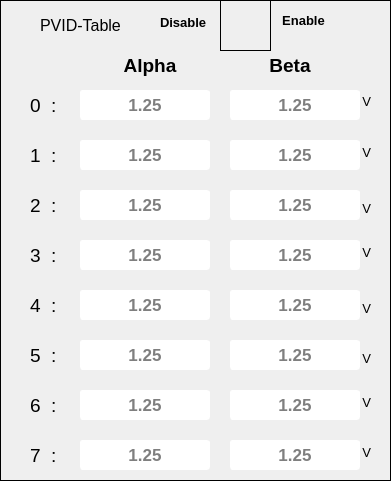
    <widget class="QFrame" name="frame">
     <property name="geometry">
      <rect>
       <x>610</x>
       <y>130</y>
       <width>391</width>
       <height>481</height>
      </rect>
     </property>
     <property name="styleSheet">
      <string notr="true">border: 1px solid black;</string>
     </property>
     <property name="frameShape">
      <enum>QFrame::StyledPanel</enum>
     </property>
     <property name="frameShadow">
      <enum>QFrame::Raised</enum>
     </property>
     <widget class="QLineEdit" name="lineEdit_PVID_A_6">
      <property name="geometry">
       <rect>
        <x>80</x>
        <y>390</y>
        <width>130</width>
        <height>30</height>
       </rect>
      </property>
      <property name="font">
       <font>
        <pointsize>13</pointsize>
        <weight>75</weight>
        <bold>true</bold>
       </font>
      </property>
      <property name="styleSheet">
       <string notr="true">QLineEdit{
	background-color: rgb(255, 255, 255);
	color: rgb(0, 0, 0);
border:1px solid white;
border-radius:3px;
}

QLineEdit::hover{
border:2px solid  rgb(173, 77, 12);
}

QLineEdit::focus{
border:2px solid red;
	background-color: rgb(255, 173, 101);
}</string>
      </property>
      <property name="alignment">
       <set>Qt::AlignCenter</set>
      </property>
      <property name="placeholderText">
       <string>1.25</string>
      </property>
     </widget>
     <widget class="QLabel" name="label_RailA_18">
      <property name="geometry">
       <rect>
        <x>30</x>
        <y>90</y>
        <width>31</width>
        <height>30</height>
       </rect>
      </property>
      <property name="font">
       <font>
        <family>Arial</family>
        <pointsize>14</pointsize>
       </font>
      </property>
      <property name="styleSheet">
       <string notr="true">border: none;
color: rgb(0, 0, 0);</string>
      </property>
      <property name="frameShape">
       <enum>QFrame::NoFrame</enum>
      </property>
      <property name="text">
       <string>0  :</string>
      </property>
      <property name="alignment">
       <set>Qt::AlignLeading|Qt::AlignLeft|Qt::AlignVCenter</set>
      </property>
     </widget>
     <widget class="QLineEdit" name="lineEdit_PVID_A_7">
      <property name="geometry">
       <rect>
        <x>80</x>
        <y>440</y>
        <width>130</width>
        <height>30</height>
       </rect>
      </property>
      <property name="font">
       <font>
        <pointsize>13</pointsize>
        <weight>75</weight>
        <bold>true</bold>
       </font>
      </property>
      <property name="styleSheet">
       <string notr="true">QLineEdit{
	background-color: rgb(255, 255, 255);
	color: rgb(0, 0, 0);
border:1px solid white;
border-radius:3px;
}

QLineEdit::hover{
border:2px solid  rgb(173, 77, 12);
}

QLineEdit::focus{
border:2px solid red;
	background-color: rgb(255, 173, 101);
}</string>
      </property>
      <property name="alignment">
       <set>Qt::AlignCenter</set>
      </property>
      <property name="placeholderText">
       <string>1.25</string>
      </property>
     </widget>
     <widget class="QLineEdit" name="lineEdit_PVID_B_6">
      <property name="geometry">
       <rect>
        <x>230</x>
        <y>390</y>
        <width>130</width>
        <height>30</height>
       </rect>
      </property>
      <property name="font">
       <font>
        <pointsize>13</pointsize>
        <weight>75</weight>
        <bold>true</bold>
       </font>
      </property>
      <property name="styleSheet">
       <string notr="true">QLineEdit{
	background-color: rgb(255, 255, 255);
	color: rgb(0, 0, 0);
border:1px solid white;
border-radius:3px;
}

QLineEdit::hover{
border:2px solid  rgb(173, 77, 12);
}

QLineEdit::focus{
border:2px solid red;
	background-color: rgb(255, 173, 101);
}</string>
      </property>
      <property name="alignment">
       <set>Qt::AlignCenter</set>
      </property>
      <property name="placeholderText">
       <string>1.25</string>
      </property>
     </widget>
     <widget class="QLineEdit" name="lineEdit_PVID_A_3">
      <property name="geometry">
       <rect>
        <x>80</x>
        <y>240</y>
        <width>130</width>
        <height>30</height>
       </rect>
      </property>
      <property name="font">
       <font>
        <pointsize>13</pointsize>
        <weight>75</weight>
        <bold>true</bold>
       </font>
      </property>
      <property name="styleSheet">
       <string notr="true">QLineEdit{
	background-color: rgb(255, 255, 255);
	color: rgb(0, 0, 0);
border:1px solid white;
border-radius:3px;
}

QLineEdit::hover{
border:2px solid  rgb(173, 77, 12);
}

QLineEdit::focus{
border:2px solid red;
	background-color: rgb(255, 173, 101);
}</string>
      </property>
      <property name="alignment">
       <set>Qt::AlignCenter</set>
      </property>
      <property name="placeholderText">
       <string>1.25</string>
      </property>
     </widget>
     <widget class="QLineEdit" name="lineEdit_PVID_B_1">
      <property name="geometry">
       <rect>
        <x>230</x>
        <y>140</y>
        <width>130</width>
        <height>30</height>
       </rect>
      </property>
      <property name="font">
       <font>
        <pointsize>13</pointsize>
        <weight>75</weight>
        <bold>true</bold>
       </font>
      </property>
      <property name="styleSheet">
       <string notr="true">QLineEdit{
	background-color: rgb(255, 255, 255);
	color: rgb(0, 0, 0);
border:1px solid white;
border-radius:3px;
}

QLineEdit::hover{
border:2px solid  rgb(173, 77, 12);
}

QLineEdit::focus{
border:2px solid red;
	background-color: rgb(255, 173, 101);
}</string>
      </property>
      <property name="alignment">
       <set>Qt::AlignCenter</set>
      </property>
      <property name="placeholderText">
       <string>1.25</string>
      </property>
     </widget>
     <widget class="QPushButton" name="pushButton_Enable_APD_railA">
      <property name="geometry">
       <rect>
        <x>220</x>
        <y>0</y>
        <width>51</width>
        <height>51</height>
       </rect>
      </property>
      <property name="mouseTracking">
       <bool>true</bool>
      </property>
      <property name="tabletTracking">
       <bool>true</bool>
      </property>
      <property name="styleSheet">
       <string notr="true">QPushButton{
border-image: url(:/C:/Users/MukeshChaudhary/PycharmProjects/pythonProject/GUI_IMAGE/but0.png);
}


QPushButton::hover {
border-image: url(:/C:/Users/MukeshChaudhary/PycharmProjects/pythonProject/GUI_IMAGE/but0_hover.png);
	}
</string>
      </property>
      <property name="text">
       <string/>
      </property>
      <property name="checkable">
       <bool>true</bool>
      </property>
      <property name="default">
       <bool>true</bool>
      </property>
     </widget>
     <widget class="QLabel" name="label_RailA_20">
      <property name="geometry">
       <rect>
        <x>30</x>
        <y>190</y>
        <width>31</width>
        <height>30</height>
       </rect>
      </property>
      <property name="font">
       <font>
        <family>Arial</family>
        <pointsize>14</pointsize>
       </font>
      </property>
      <property name="styleSheet">
       <string notr="true">border: none;
color: rgb(0, 0, 0);</string>
      </property>
      <property name="frameShape">
       <enum>QFrame::NoFrame</enum>
      </property>
      <property name="text">
       <string>2  :</string>
      </property>
      <property name="alignment">
       <set>Qt::AlignLeading|Qt::AlignLeft|Qt::AlignVCenter</set>
      </property>
     </widget>
     <widget class="QLineEdit" name="lineEdit_PVID_A_4">
      <property name="geometry">
       <rect>
        <x>80</x>
        <y>290</y>
        <width>130</width>
        <height>30</height>
       </rect>
      </property>
      <property name="font">
       <font>
        <pointsize>13</pointsize>
        <weight>75</weight>
        <bold>true</bold>
       </font>
      </property>
      <property name="styleSheet">
       <string notr="true">QLineEdit{
	background-color: rgb(255, 255, 255);
	color: rgb(0, 0, 0);
border:1px solid white;
border-radius:3px;
}

QLineEdit::hover{
border:2px solid  rgb(173, 77, 12);
}

QLineEdit::focus{
border:2px solid red;
	background-color: rgb(255, 173, 101);
}</string>
      </property>
      <property name="alignment">
       <set>Qt::AlignCenter</set>
      </property>
      <property name="placeholderText">
       <string>1.25</string>
      </property>
     </widget>
     <widget class="QLineEdit" name="lineEdit_PVID_A_0">
      <property name="geometry">
       <rect>
        <x>80</x>
        <y>90</y>
        <width>130</width>
        <height>30</height>
       </rect>
      </property>
      <property name="font">
       <font>
        <pointsize>13</pointsize>
        <weight>75</weight>
        <bold>true</bold>
       </font>
      </property>
      <property name="styleSheet">
       <string notr="true">QLineEdit{
	background-color: rgb(255, 255, 255);
	color: rgb(0, 0, 0);
border:1px solid white;
border-radius:3px;
}

QLineEdit::hover{
border:2px solid  rgb(173, 77, 12);
}

QLineEdit::focus{
border:2px solid red;
	background-color: rgb(255, 173, 101);
}</string>
      </property>
      <property name="alignment">
       <set>Qt::AlignCenter</set>
      </property>
      <property name="placeholderText">
       <string>1.25</string>
      </property>
     </widget>
     <widget class="QLineEdit" name="lineEdit_PVID_B_3">
      <property name="geometry">
       <rect>
        <x>230</x>
        <y>240</y>
        <width>130</width>
        <height>30</height>
       </rect>
      </property>
      <property name="font">
       <font>
        <pointsize>13</pointsize>
        <weight>75</weight>
        <bold>true</bold>
       </font>
      </property>
      <property name="styleSheet">
       <string notr="true">QLineEdit{
	background-color: rgb(255, 255, 255);
	color: rgb(0, 0, 0);
border:1px solid white;
border-radius:3px;
}

QLineEdit::hover{
border:2px solid  rgb(173, 77, 12);
}

QLineEdit::focus{
border:2px solid red;
	background-color: rgb(255, 173, 101);
}</string>
      </property>
      <property name="alignment">
       <set>Qt::AlignCenter</set>
      </property>
      <property name="placeholderText">
       <string>1.25</string>
      </property>
     </widget>
     <widget class="QLineEdit" name="lineEdit_PVID_A_5">
      <property name="geometry">
       <rect>
        <x>80</x>
        <y>340</y>
        <width>130</width>
        <height>30</height>
       </rect>
      </property>
      <property name="font">
       <font>
        <pointsize>13</pointsize>
        <weight>75</weight>
        <bold>true</bold>
       </font>
      </property>
      <property name="styleSheet">
       <string notr="true">QLineEdit{
	background-color: rgb(255, 255, 255);
	color: rgb(0, 0, 0);
border:1px solid white;
border-radius:3px;
}

QLineEdit::hover{
border:2px solid  rgb(173, 77, 12);
}

QLineEdit::focus{
border:2px solid red;
	background-color: rgb(255, 173, 101);
}</string>
      </property>
      <property name="alignment">
       <set>Qt::AlignCenter</set>
      </property>
      <property name="placeholderText">
       <string>1.25</string>
      </property>
     </widget>
     <widget class="QLineEdit" name="lineEdit_PVID_A_2">
      <property name="geometry">
       <rect>
        <x>80</x>
        <y>190</y>
        <width>130</width>
        <height>30</height>
       </rect>
      </property>
      <property name="font">
       <font>
        <pointsize>13</pointsize>
        <weight>75</weight>
        <bold>true</bold>
       </font>
      </property>
      <property name="styleSheet">
       <string notr="true">QLineEdit{
	background-color: rgb(255, 255, 255);
	color: rgb(0, 0, 0);
border:1px solid white;
border-radius:3px;
}

QLineEdit::hover{
border:2px solid  rgb(173, 77, 12);
}

QLineEdit::focus{
border:2px solid red;
	background-color: rgb(255, 173, 101);
}</string>
      </property>
      <property name="alignment">
       <set>Qt::AlignCenter</set>
      </property>
      <property name="placeholderText">
       <string>1.25</string>
      </property>
     </widget>
     <widget class="QLineEdit" name="lineEdit_PVID_B_0">
      <property name="geometry">
       <rect>
        <x>230</x>
        <y>90</y>
        <width>130</width>
        <height>30</height>
       </rect>
      </property>
      <property name="font">
       <font>
        <pointsize>13</pointsize>
        <weight>75</weight>
        <bold>true</bold>
       </font>
      </property>
      <property name="styleSheet">
       <string notr="true">QLineEdit{
	background-color: rgb(255, 255, 255);
	color: rgb(0, 0, 0);
border:1px solid white;
border-radius:3px;
}

QLineEdit::hover{
border:2px solid  rgb(173, 77, 12);
}

QLineEdit::focus{
border:2px solid red;
	background-color: rgb(255, 173, 101);
}</string>
      </property>
      <property name="alignment">
       <set>Qt::AlignCenter</set>
      </property>
      <property name="placeholderText">
       <string>1.25</string>
      </property>
     </widget>
     <widget class="QLabel" name="label_RailA_19">
      <property name="geometry">
       <rect>
        <x>30</x>
        <y>140</y>
        <width>31</width>
        <height>30</height>
       </rect>
      </property>
      <property name="font">
       <font>
        <family>Arial</family>
        <pointsize>14</pointsize>
       </font>
      </property>
      <property name="styleSheet">
       <string notr="true">border: none;
color: rgb(0, 0, 0);</string>
      </property>
      <property name="frameShape">
       <enum>QFrame::NoFrame</enum>
      </property>
      <property name="text">
       <string>1  :</string>
      </property>
      <property name="alignment">
       <set>Qt::AlignLeading|Qt::AlignLeft|Qt::AlignVCenter</set>
      </property>
     </widget>
     <widget class="QLabel" name="label_RailA_22">
      <property name="geometry">
       <rect>
        <x>30</x>
        <y>290</y>
        <width>31</width>
        <height>30</height>
       </rect>
      </property>
      <property name="font">
       <font>
        <family>Arial</family>
        <pointsize>14</pointsize>
       </font>
      </property>
      <property name="styleSheet">
       <string notr="true">border: none;
color: rgb(0, 0, 0);</string>
      </property>
      <property name="frameShape">
       <enum>QFrame::NoFrame</enum>
      </property>
      <property name="text">
       <string>4  :</string>
      </property>
      <property name="alignment">
       <set>Qt::AlignLeading|Qt::AlignLeft|Qt::AlignVCenter</set>
      </property>
     </widget>
     <widget class="QLineEdit" name="lineEdit_PVID_A_1">
      <property name="geometry">
       <rect>
        <x>80</x>
        <y>140</y>
        <width>130</width>
        <height>30</height>
       </rect>
      </property>
      <property name="font">
       <font>
        <pointsize>13</pointsize>
        <weight>75</weight>
        <bold>true</bold>
       </font>
      </property>
      <property name="styleSheet">
       <string notr="true">QLineEdit{
	background-color: rgb(255, 255, 255);
	color: rgb(0, 0, 0);
border:1px solid white;
border-radius:3px;
}

QLineEdit::hover{
border:2px solid  rgb(173, 77, 12);
}

QLineEdit::focus{
border:2px solid red;
	background-color: rgb(255, 173, 101);
}</string>
      </property>
      <property name="alignment">
       <set>Qt::AlignCenter</set>
      </property>
      <property name="placeholderText">
       <string>1.25</string>
      </property>
     </widget>
     <widget class="QLabel" name="label_RailA_21">
      <property name="geometry">
       <rect>
        <x>30</x>
        <y>240</y>
        <width>31</width>
        <height>30</height>
       </rect>
      </property>
      <property name="font">
       <font>
        <family>Arial</family>
        <pointsize>14</pointsize>
       </font>
      </property>
      <property name="styleSheet">
       <string notr="true">border: none;
color: rgb(0, 0, 0);</string>
      </property>
      <property name="frameShape">
       <enum>QFrame::NoFrame</enum>
      </property>
      <property name="text">
       <string>3  :</string>
      </property>
      <property name="alignment">
       <set>Qt::AlignLeading|Qt::AlignLeft|Qt::AlignVCenter</set>
      </property>
     </widget>
     <widget class="QLabel" name="label_RailA_27">
      <property name="geometry">
       <rect>
        <x>30</x>
        <y>440</y>
        <width>31</width>
        <height>30</height>
       </rect>
      </property>
      <property name="font">
       <font>
        <family>Arial</family>
        <pointsize>14</pointsize>
       </font>
      </property>
      <property name="styleSheet">
       <string notr="true">border: none;
color: rgb(0, 0, 0);</string>
      </property>
      <property name="frameShape">
       <enum>QFrame::NoFrame</enum>
      </property>
      <property name="text">
       <string>7  :</string>
      </property>
      <property name="alignment">
       <set>Qt::AlignLeading|Qt::AlignLeft|Qt::AlignVCenter</set>
      </property>
     </widget>
     <widget class="QLabel" name="label_RailA_24">
      <property name="geometry">
       <rect>
        <x>30</x>
        <y>390</y>
        <width>31</width>
        <height>30</height>
       </rect>
      </property>
      <property name="font">
       <font>
        <family>Arial</family>
        <pointsize>14</pointsize>
       </font>
      </property>
      <property name="styleSheet">
       <string notr="true">border: none;
color: rgb(0, 0, 0);</string>
      </property>
      <property name="frameShape">
       <enum>QFrame::NoFrame</enum>
      </property>
      <property name="text">
       <string>6  :</string>
      </property>
      <property name="alignment">
       <set>Qt::AlignLeading|Qt::AlignLeft|Qt::AlignVCenter</set>
      </property>
     </widget>
     <widget class="QLabel" name="label_RailA_23">
      <property name="geometry">
       <rect>
        <x>30</x>
        <y>340</y>
        <width>31</width>
        <height>30</height>
       </rect>
      </property>
      <property name="font">
       <font>
        <family>Arial</family>
        <pointsize>14</pointsize>
       </font>
      </property>
      <property name="styleSheet">
       <string notr="true">border: none;
color: rgb(0, 0, 0);</string>
      </property>
      <property name="frameShape">
       <enum>QFrame::NoFrame</enum>
      </property>
      <property name="text">
       <string>5  :</string>
      </property>
      <property name="alignment">
       <set>Qt::AlignLeading|Qt::AlignLeft|Qt::AlignVCenter</set>
      </property>
     </widget>
     <widget class="QLineEdit" name="lineEdit_PVID_B_2">
      <property name="geometry">
       <rect>
        <x>230</x>
        <y>190</y>
        <width>130</width>
        <height>30</height>
       </rect>
      </property>
      <property name="font">
       <font>
        <pointsize>13</pointsize>
        <weight>75</weight>
        <bold>true</bold>
       </font>
      </property>
      <property name="styleSheet">
       <string notr="true">QLineEdit{
	background-color: rgb(255, 255, 255);
	color: rgb(0, 0, 0);
border:1px solid white;
border-radius:3px;
}

QLineEdit::hover{
border:2px solid  rgb(173, 77, 12);
}

QLineEdit::focus{
border:2px solid red;
	background-color: rgb(255, 173, 101);
}</string>
      </property>
      <property name="alignment">
       <set>Qt::AlignCenter</set>
      </property>
      <property name="placeholderText">
       <string>1.25</string>
      </property>
     </widget>
     <widget class="QLineEdit" name="lineEdit_PVID_B_5">
      <property name="geometry">
       <rect>
        <x>230</x>
        <y>340</y>
        <width>130</width>
        <height>30</height>
       </rect>
      </property>
      <property name="font">
       <font>
        <pointsize>13</pointsize>
        <weight>75</weight>
        <bold>true</bold>
       </font>
      </property>
      <property name="styleSheet">
       <string notr="true">QLineEdit{
	background-color: rgb(255, 255, 255);
	color: rgb(0, 0, 0);
border:1px solid white;
border-radius:3px;
}

QLineEdit::hover{
border:2px solid  rgb(173, 77, 12);
}

QLineEdit::focus{
border:2px solid red;
	background-color: rgb(255, 173, 101);
}</string>
      </property>
      <property name="alignment">
       <set>Qt::AlignCenter</set>
      </property>
      <property name="placeholderText">
       <string>1.25</string>
      </property>
     </widget>
     <widget class="QLineEdit" name="lineEdit_PVID_B_7">
      <property name="geometry">
       <rect>
        <x>230</x>
        <y>440</y>
        <width>130</width>
        <height>30</height>
       </rect>
      </property>
      <property name="font">
       <font>
        <pointsize>13</pointsize>
        <weight>75</weight>
        <bold>true</bold>
       </font>
      </property>
      <property name="styleSheet">
       <string notr="true">QLineEdit{
	background-color: rgb(255, 255, 255);
	color: rgb(0, 0, 0);
border:1px solid white;
border-radius:3px;
}

QLineEdit::hover{
border:2px solid  rgb(173, 77, 12);
}

QLineEdit::focus{
border:2px solid red;
	background-color: rgb(255, 173, 101);
}</string>
      </property>
      <property name="alignment">
       <set>Qt::AlignCenter</set>
      </property>
      <property name="placeholderText">
       <string>1.25</string>
      </property>
     </widget>
     <widget class="QLineEdit" name="lineEdit_PVID_B_4">
      <property name="geometry">
       <rect>
        <x>230</x>
        <y>290</y>
        <width>130</width>
        <height>30</height>
       </rect>
      </property>
      <property name="font">
       <font>
        <pointsize>13</pointsize>
        <weight>75</weight>
        <bold>true</bold>
       </font>
      </property>
      <property name="styleSheet">
       <string notr="true">QLineEdit{
	background-color: rgb(255, 255, 255);
	color: rgb(0, 0, 0);
border:1px solid white;
border-radius:3px;
}

QLineEdit::hover{
border:2px solid  rgb(173, 77, 12);
}

QLineEdit::focus{
border:2px solid red;
	background-color: rgb(255, 173, 101);
}</string>
      </property>
      <property name="alignment">
       <set>Qt::AlignCenter</set>
      </property>
      <property name="placeholderText">
       <string>1.25</string>
      </property>
     </widget>
     <widget class="QLabel" name="label_EnableA">
      <property name="geometry">
       <rect>
        <x>280</x>
        <y>10</y>
        <width>47</width>
        <height>20</height>
       </rect>
      </property>
      <property name="font">
       <font>
        <family>Arial</family>
        <pointsize>10</pointsize>
        <weight>75</weight>
        <bold>true</bold>
       </font>
      </property>
      <property name="styleSheet">
       <string notr="true">border: none;
color: rgb(0, 0, 0);</string>
      </property>
      <property name="text">
       <string>Enable</string>
      </property>
      <property name="alignment">
       <set>Qt::AlignCenter</set>
      </property>
     </widget>
     <widget class="QLabel" name="label_DisableA">
      <property name="geometry">
       <rect>
        <x>160</x>
        <y>12</y>
        <width>47</width>
        <height>20</height>
       </rect>
      </property>
      <property name="font">
       <font>
        <family>Arial</family>
        <pointsize>10</pointsize>
        <weight>75</weight>
        <bold>true</bold>
       </font>
      </property>
      <property name="styleSheet">
       <string notr="true">border: none;
color: rgb(0, 0, 0);</string>
      </property>
      <property name="text">
       <string>Disable</string>
      </property>
     </widget>
     <widget class="QLabel" name="label_RailA_17">
      <property name="geometry">
       <rect>
        <x>40</x>
        <y>10</y>
        <width>111</width>
        <height>30</height>
       </rect>
      </property>
      <property name="font">
       <font>
        <family>Arial</family>
        <pointsize>12</pointsize>
       </font>
      </property>
      <property name="styleSheet">
       <string notr="true">border: none;
color: rgb(0, 0, 0);</string>
      </property>
      <property name="frameShape">
       <enum>QFrame::NoFrame</enum>
      </property>
      <property name="text">
       <string>PVID-Table</string>
      </property>
      <property name="alignment">
       <set>Qt::AlignLeading|Qt::AlignLeft|Qt::AlignVCenter</set>
      </property>
     </widget>
     <widget class="QLabel" name="label_display_RailA">
      <property name="geometry">
       <rect>
        <x>100</x>
        <y>50</y>
        <width>100</width>
        <height>30</height>
       </rect>
      </property>
      <property name="font">
       <font>
        <family>Arial</family>
        <pointsize>14</pointsize>
        <weight>75</weight>
        <bold>true</bold>
       </font>
      </property>
      <property name="styleSheet">
       <string notr="true">border: none;</string>
      </property>
      <property name="frameShape">
       <enum>QFrame::NoFrame</enum>
      </property>
      <property name="text">
       <string>Alpha</string>
      </property>
      <property name="alignment">
       <set>Qt::AlignCenter</set>
      </property>
     </widget>
     <widget class="QLabel" name="label_display_RailB">
      <property name="geometry">
       <rect>
        <x>240</x>
        <y>50</y>
        <width>100</width>
        <height>30</height>
       </rect>
      </property>
      <property name="font">
       <font>
        <family>Arial</family>
        <pointsize>14</pointsize>
        <weight>75</weight>
        <bold>true</bold>
       </font>
      </property>
      <property name="styleSheet">
       <string notr="true">border: none;</string>
      </property>
      <property name="frameShape">
       <enum>QFrame::NoFrame</enum>
      </property>
      <property name="text">
       <string>Beta</string>
      </property>
      <property name="alignment">
       <set>Qt::AlignCenter</set>
      </property>
     </widget>
     <widget class="QLabel" name="label_RailA_42">
      <property name="geometry">
       <rect>
        <x>351</x>
        <y>91</y>
        <width>20</width>
        <height>21</height>
       </rect>
      </property>
      <property name="font">
       <font>
        <family>Arial</family>
        <pointsize>10</pointsize>
       </font>
      </property>
      <property name="styleSheet">
       <string notr="true">border: none;
color: rgb(0, 0, 0);</string>
      </property>
      <property name="frameShape">
       <enum>QFrame::NoFrame</enum>
      </property>
      <property name="text">
       <string>V</string>
      </property>
      <property name="alignment">
       <set>Qt::AlignRight|Qt::AlignTrailing|Qt::AlignVCenter</set>
      </property>
     </widget>
     <widget class="QLabel" name="label_RailA_43">
      <property name="geometry">
       <rect>
        <x>351</x>
        <y>142</y>
        <width>20</width>
        <height>21</height>
       </rect>
      </property>
      <property name="font">
       <font>
        <family>Arial</family>
        <pointsize>10</pointsize>
       </font>
      </property>
      <property name="styleSheet">
       <string notr="true">border: none;
color: rgb(0, 0, 0);</string>
      </property>
      <property name="frameShape">
       <enum>QFrame::NoFrame</enum>
      </property>
      <property name="text">
       <string>V</string>
      </property>
      <property name="alignment">
       <set>Qt::AlignRight|Qt::AlignTrailing|Qt::AlignVCenter</set>
      </property>
     </widget>
     <widget class="QLabel" name="label_RailA_44">
      <property name="geometry">
       <rect>
        <x>351</x>
        <y>198</y>
        <width>20</width>
        <height>21</height>
       </rect>
      </property>
      <property name="font">
       <font>
        <family>Arial</family>
        <pointsize>10</pointsize>
       </font>
      </property>
      <property name="styleSheet">
       <string notr="true">border: none;
color: rgb(0, 0, 0);</string>
      </property>
      <property name="frameShape">
       <enum>QFrame::NoFrame</enum>
      </property>
      <property name="text">
       <string>V</string>
      </property>
      <property name="alignment">
       <set>Qt::AlignRight|Qt::AlignTrailing|Qt::AlignVCenter</set>
      </property>
     </widget>
     <widget class="QLabel" name="label_RailA_45">
      <property name="geometry">
       <rect>
        <x>351</x>
        <y>242</y>
        <width>20</width>
        <height>21</height>
       </rect>
      </property>
      <property name="font">
       <font>
        <family>Arial</family>
        <pointsize>10</pointsize>
       </font>
      </property>
      <property name="styleSheet">
       <string notr="true">border: none;
color: rgb(0, 0, 0);</string>
      </property>
      <property name="frameShape">
       <enum>QFrame::NoFrame</enum>
      </property>
      <property name="text">
       <string>V</string>
      </property>
      <property name="alignment">
       <set>Qt::AlignRight|Qt::AlignTrailing|Qt::AlignVCenter</set>
      </property>
     </widget>
     <widget class="QLabel" name="label_RailA_46">
      <property name="geometry">
       <rect>
        <x>351</x>
        <y>298</y>
        <width>20</width>
        <height>21</height>
       </rect>
      </property>
      <property name="font">
       <font>
        <family>Arial</family>
        <pointsize>10</pointsize>
       </font>
      </property>
      <property name="styleSheet">
       <string notr="true">border: none;
color: rgb(0, 0, 0);</string>
      </property>
      <property name="frameShape">
       <enum>QFrame::NoFrame</enum>
      </property>
      <property name="text">
       <string>V</string>
      </property>
      <property name="alignment">
       <set>Qt::AlignRight|Qt::AlignTrailing|Qt::AlignVCenter</set>
      </property>
     </widget>
     <widget class="QLabel" name="label_RailA_47">
      <property name="geometry">
       <rect>
        <x>351</x>
        <y>348</y>
        <width>20</width>
        <height>21</height>
       </rect>
      </property>
      <property name="font">
       <font>
        <family>Arial</family>
        <pointsize>10</pointsize>
       </font>
      </property>
      <property name="styleSheet">
       <string notr="true">border: none;
color: rgb(0, 0, 0);</string>
      </property>
      <property name="frameShape">
       <enum>QFrame::NoFrame</enum>
      </property>
      <property name="text">
       <string>V</string>
      </property>
      <property name="alignment">
       <set>Qt::AlignRight|Qt::AlignTrailing|Qt::AlignVCenter</set>
      </property>
     </widget>
     <widget class="QLabel" name="label_RailA_48">
      <property name="geometry">
       <rect>
        <x>351</x>
        <y>392</y>
        <width>20</width>
        <height>21</height>
       </rect>
      </property>
      <property name="font">
       <font>
        <family>Arial</family>
        <pointsize>10</pointsize>
       </font>
      </property>
      <property name="styleSheet">
       <string notr="true">border: none;
color: rgb(0, 0, 0);</string>
      </property>
      <property name="frameShape">
       <enum>QFrame::NoFrame</enum>
      </property>
      <property name="text">
       <string>V</string>
      </property>
      <property name="alignment">
       <set>Qt::AlignRight|Qt::AlignTrailing|Qt::AlignVCenter</set>
      </property>
     </widget>
     <widget class="QLabel" name="label_RailA_49">
      <property name="geometry">
       <rect>
        <x>351</x>
        <y>442</y>
        <width>20</width>
        <height>21</height>
       </rect>
      </property>
      <property name="font">
       <font>
        <family>Arial</family>
        <pointsize>10</pointsize>
       </font>
      </property>
      <property name="styleSheet">
       <string notr="true">border: none;
color: rgb(0, 0, 0);</string>
      </property>
      <property name="frameShape">
       <enum>QFrame::NoFrame</enum>
      </property>
      <property name="text">
       <string>V</string>
      </property>
      <property name="alignment">
       <set>Qt::AlignRight|Qt::AlignTrailing|Qt::AlignVCenter</set>
      </property>
     </widget>
     <widget class="QLabel" name="label_RailA_50">
      <property name="geometry">
       <rect>
        <x>380</x>
        <y>120</y>
        <width>20</width>
        <height>21</height>
       </rect>
      </property>
      <property name="font">
       <font>
        <family>Arial</family>
        <pointsize>10</pointsize>
       </font>
      </property>
      <property name="styleSheet">
       <string notr="true">border: none;
color: rgb(0, 0, 0);</string>
      </property>
      <property name="frameShape">
       <enum>QFrame::NoFrame</enum>
      </property>
      <property name="text">
       <string>V</string>
      </property>
      <property name="alignment">
       <set>Qt::AlignRight|Qt::AlignTrailing|Qt::AlignVCenter</set>
      </property>
     </widget>
    </widget>
